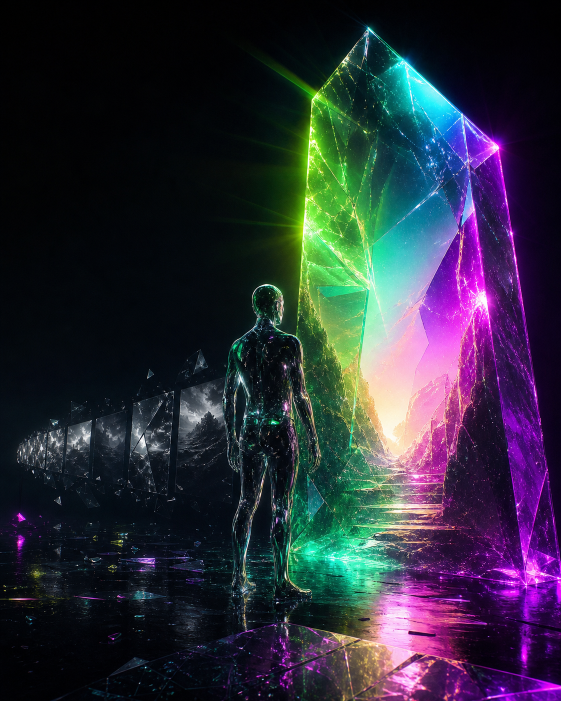
#> input picture production-sources/live-repost-v3/day-002.png, 1122 x 1402 px (shown at 1/2 size)
$ python render_live_content_v5.py
#> lines starting #> are read from the running program, lines starting #| are printed output that depends on the picture
#!/usr/bin/env python3
"""Render posts 001-003 in Buzzer Klip web branding with image-led educational copy."""
from pathlib import Path
from PIL import Image, ImageDraw, ImageFont

ROOT=Path(__file__).resolve().parents[1]
SRC=ROOT/'production-sources'/'live-repost-v3'
OUT=ROOT/'posts'/'buzzer-klip-100d'
LOGO=ROOT/'brand-audit'/'buzzer-klip-logo-instagram-crop.png'
FONT=ROOT/'assets'/'fonts'/'PlusJakartaSans-Variable.ttf'
W,H=1080,1350
INK=(10,10,10); CREAM=(253,251,247); WHITE=(255,255,255)
LIME=(212,255,0); PINK=(255,42,122); CYAN=(0,229,255); LAVENDER=(185,162,255)
RED=(255,61,0); ACCENTS=[LIME,CYAN,PINK,LAVENDER]

CONTENT={
 'day-001/slide-01':{'type':'cover','lines':['4 ELEMEN','BIKIN CLIP','SUSAH DI-SKIP'],'sub':'Bukan soal efek ramai. Ini struktur dasarnya.','accent':LIME},
 'day-001/slide-02':{'type':'detail','kicker':'01 / CLIP CHECK','title':'HOOK JELAS','bad':'Mulai dari konteks yang kepanjangan.','good':'Buka dengan konflik, hasil, atau momen terkuat.','accent':CYAN},
 'day-001/slide-03':{'type':'detail','kicker':'02 / CLIP CHECK','title':'VISUAL BERGERAK','bad':'Satu frame diam terlalu lama.','good':'Ubah ukuran, arah, atau fokus saat energi turun.','accent':PINK},
 'day-001/slide-04':{'type':'detail','kicker':'03 / CLIP CHECK','title':'RITME TERJAGA','bad':'Semua potongan dibuat sama cepat.','good':'Percepat buildup, beri jeda di momen penting.','accent':LAVENDER},
 'day-001/slide-05':{'type':'detail','kicker':'04 / CLIP CHECK','title':'SUBTITLE ENAK','bad':'Teks kecil, panjang, dan menutup visual.','good':'Pakai frasa pendek, lalu sorot kata kunci.','cta':'Simpan buat checklist edit berikutnya.','accent':LIME},
 'day-002':{'type':'cover','lines':['HOOK BAGUS','BUKAN YANG','PALING KERAS'],'sub':'Yang paling jelas biasanya paling lama ditonton.','cta':'Hasil dulu atau konflik dulu?','accent':PINK},
 'day-003/slide-01':{'type':'cover','lines':['CLIP RAMAI','BELUM TENTU','MENARIK'],'sub':'Cek tiga tanda sebelum kamu upload.','accent':CYAN},
 'day-003/slide-02':{'type':'detail','kicker':'01 / CLIP CHECK','title':'SEMUA DITONJOLKAN','bad':'Teks, efek, dan visual berebut perhatian.','good':'Tentukan satu elemen yang jadi pusat perhatian.','accent':CYAN},
 'day-003/slide-03':{'type':'detail','kicker':'02 / CLIP CHECK','title':'EFEK TANPA ALASAN','bad':'Transisi hadir hanya supaya terlihat ramai.','good':'Pakai efek untuk menegaskan perubahan cerita.','accent':PINK},
 'day-003/slide-04':{'type':'detail','kicker':'03 / CLIP CHECK','title':'TANPA RUANG NAPAS','bad':'Semua detik dipenuhi suara dan gerakan.','good':'Sisakan jeda agar momen penting terasa kuat.','accent':LAVENDER},
 'day-003/slide-05':{'type':'detail','kicker':'FIX / CLIP CHECK','title':'SATU IDE UTAMA','bad':'Mencoba menjelaskan semuanya sekaligus.','good':'Pilih satu pesan, lalu bangun semua elemen ke sana.','cta':'Simpan sebelum revisi berikutnya.','accent':LIME},
}

def fnt(size,weight='Regular'):
 f=ImageFont.truetype(str(FONT),size=size)
 f.set_variation_by_name(weight)
 return f

def textw(d,text,f):
 b=d.textbbox((0,0),text,font=f);return b[2]-b[0]

def fit(d,text,maxw,start,minimum,weight='ExtraBold'):
 for s in range(start,minimum-1,-2):
  f=fnt(s,weight)
  if textw(d,text,f)<=maxw:return f
 return fnt(minimum,weight)

def dark_gradient(im,start,end,max_alpha=238,reverse=False):
#> called with start = 690, end = 1350, max_alpha = 244, reverse = False
 layer=Image.new('RGBA',(W,H),(0,0,0,0)); d=ImageDraw.Draw(layer)
#> after `layer = Image.new('RGBA', (W, H), (0, 0, 0, 0))`: layer: PIL image 1080x1350 RGBA; every value is 0
 for y in range(start,end):
  t=(y-start)/max(1,end-start-1)
  if reverse:t=1-t
  a=int(max_alpha*(t**1.35))
  d.line((0,y,W,y),fill=(5,5,8,a))
 return Image.alpha_composite(im.convert('RGBA'),layer)
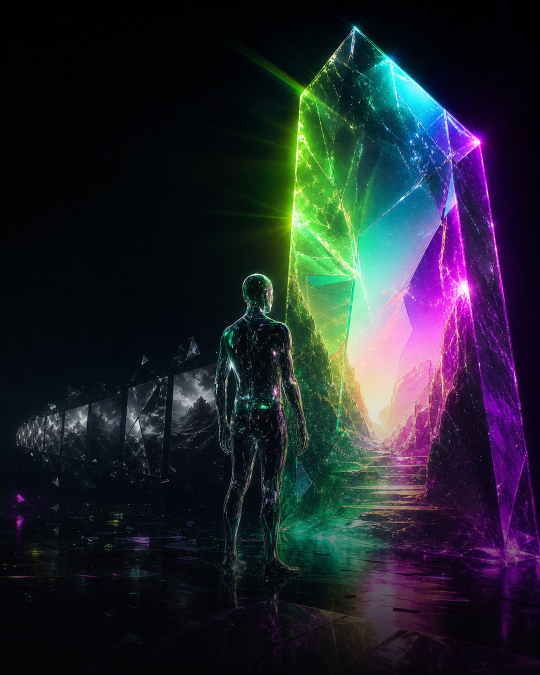
#> returned value: PIL image 1080x1350 RGBA (shown at 1/2 size); mean R, G, B, A 34.8, 38.1, 46.5, 255

def add_brand(im,index,total):
#> (the run stopped early here; a loop or call above may not have finished)
